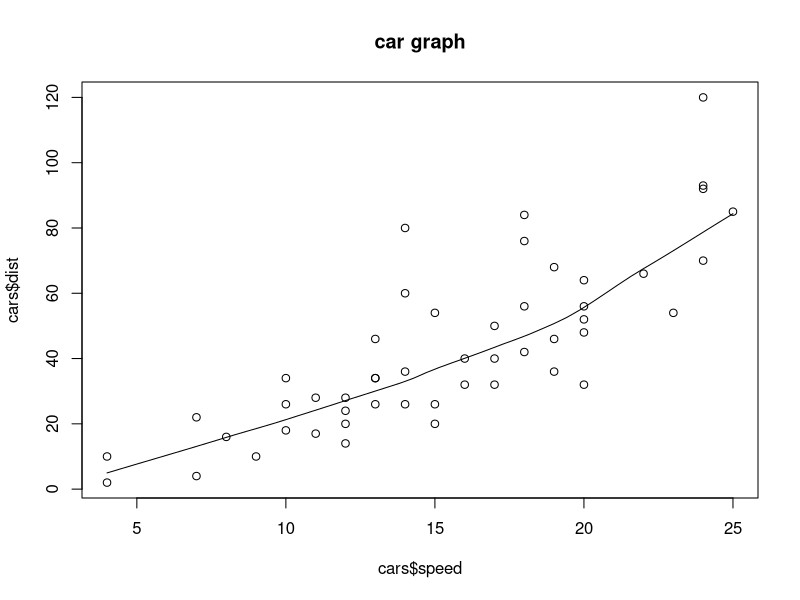
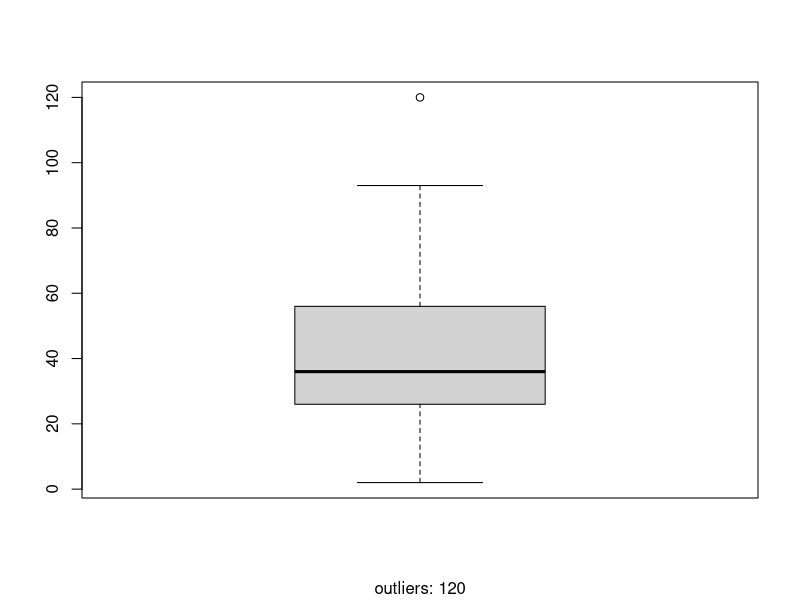
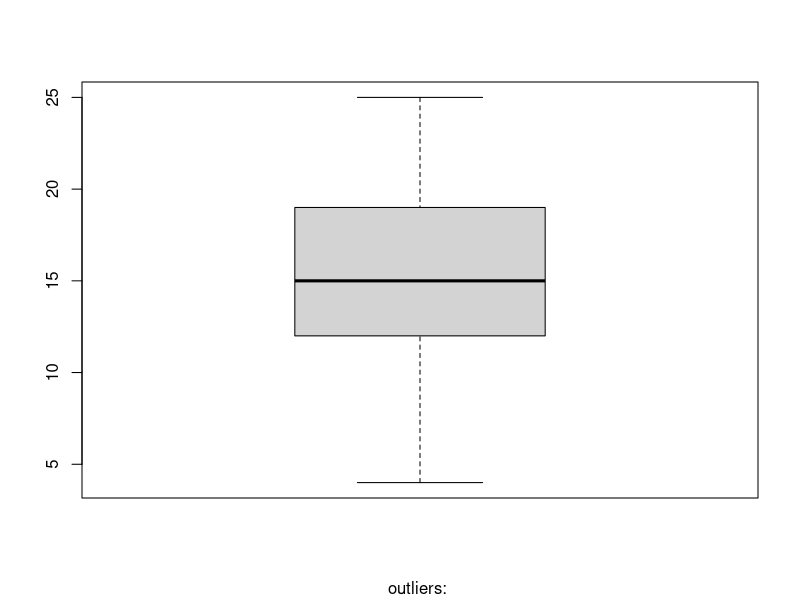
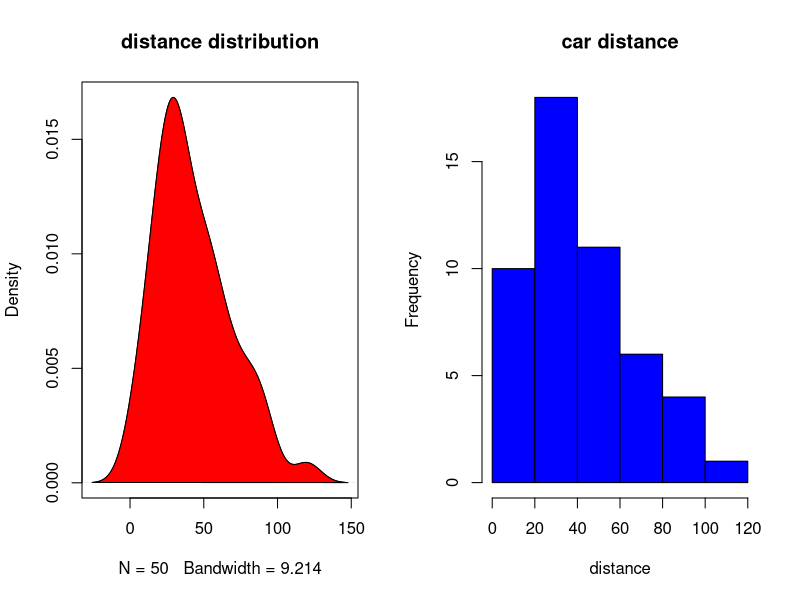
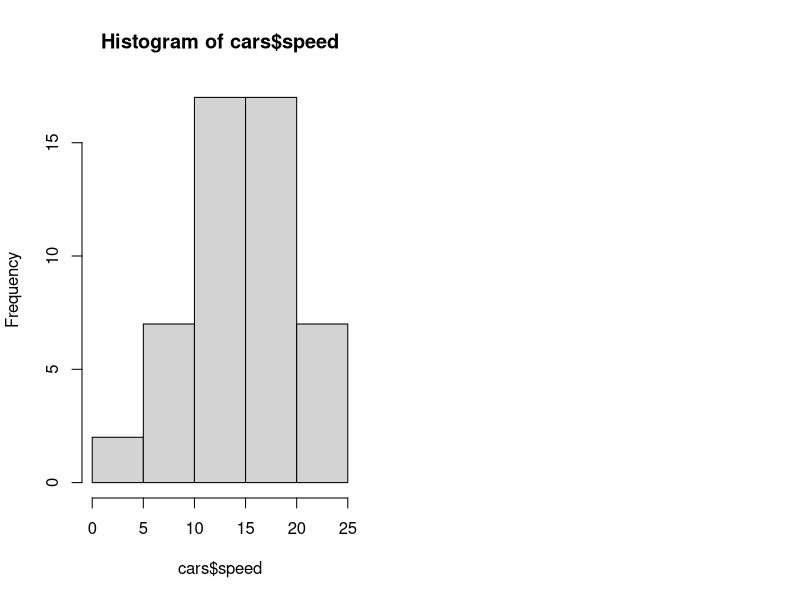

Source code (R) for these figures, in order:
#Linear regression 
cars 
head(cars)
#scatter plot
scatter.smooth(y = cars $dist, x=cars $speed, main="car graph", lty=100)
#box plot
boxplot(cars $dist, sub=paste("outliers:", boxplot.stats(cars $dist)$out))
boxplot(cars $speed, sub=paste("outliers:", boxplot.stats(cars $speed)$out))
par(mfrow=c(1:2))
#density plot
plot(density(cars$dist),main="distance distribution")
#improve appearance of graph
polygon(density(cars $dist), col="red")
#histogram plot
hist(cars$dist, main="car distance", xlab ="distance", col="blue")
hist(cars$speed)
#lm arguments are formula and data used for linear regression
lm(dist~speed, data= cars)
# models is dist =3.932speed+-17.579
#other models -- multiple regression model, logical regression model